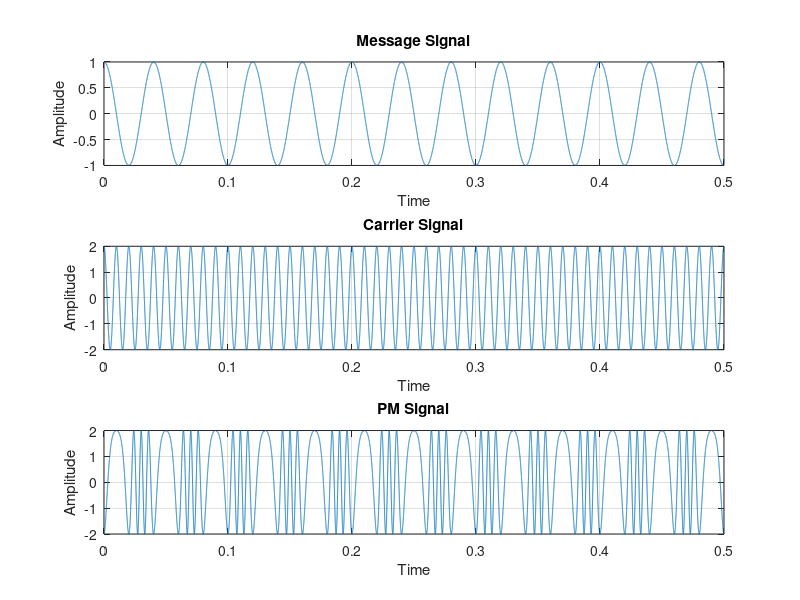

Here is the MATLAB script that generated this plot:
clc;
clear all;
close all;
fm=25;
fc=100;
am=1;
ac=2;
kp=pi;
t=0:0.00001:0.5;

m=am*cos(2*pi*fm*t);
subplot(3,1,1);
plot(t,m);
xlabel('Time');
ylabel('Amplitude');
title('Message Signal');
grid on;

c=ac*cos(2*pi*fc*t);
subplot(3,1,2);
plot(t,c);
xlabel('Time');
ylabel('Amplitude');
title('Carrier Signal');
grid on;

y=ac*cos(2*pi*fc*t + (kp*m));
subplot(3,1,3);
plot(t,y);
xlabel('Time');
ylabel('Amplitude');
title('PM Signal');
grid on;
